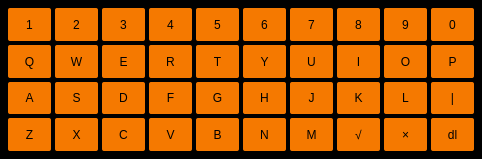
<?xml version="1.0" encoding="UTF-8"?>
<ui version="4.0">
 <class>TkeyBoard</class>
 <widget class="QWidget" name="TkeyBoard">
  <property name="geometry">
   <rect>
    <x>0</x>
    <y>0</y>
    <width>482</width>
    <height>159</height>
   </rect>
  </property>
  <property name="windowTitle">
   <string>Form</string>
  </property>
  <property name="styleSheet">
   <string notr="true">QWidget
{
 background-color:black;
}
QToolButton
{
color:black;
background-color: rgb(245, 121, 0);
border-radius:2px


}

QToolButton:hover
{

    color:green;
    background-color: rgb(245, 121, 0);
    border: 3px solid rgb(11 , 137 , 234);
font-size:20px;
}

QToolButton:pressed
{
    color:red;
    background-color: rgb(245, 121, 0);
    border: 1px solid rgb(12 , 138 , 235);
    padding-left:5px;
    padding-top:5px;
}</string>
  </property>
  <layout class="QHBoxLayout" name="horizontalLayout_5">
   <property name="spacing">
    <number>4</number>
   </property>
   <property name="leftMargin">
    <number>4</number>
   </property>
   <property name="topMargin">
    <number>4</number>
   </property>
   <property name="rightMargin">
    <number>4</number>
   </property>
   <property name="bottomMargin">
    <number>4</number>
   </property>
   <item>
    <widget class="QWidget" name="widget" native="true">
     <layout class="QVBoxLayout" name="verticalLayout" stretch="1,1,1,1">
      <property name="spacing">
       <number>4</number>
      </property>
      <property name="leftMargin">
       <number>4</number>
      </property>
      <property name="topMargin">
       <number>4</number>
      </property>
      <property name="rightMargin">
       <number>4</number>
      </property>
      <property name="bottomMargin">
       <number>4</number>
      </property>
      <item>
       <layout class="QHBoxLayout" name="horizontalLayout" stretch="1,1,1,1,1,1,1,1,1,1">
        <property name="spacing">
         <number>4</number>
        </property>
        <item>
         <widget class="QToolButton" name="btn1">
          <property name="sizePolicy">
           <sizepolicy hsizetype="Preferred" vsizetype="Preferred">
            <horstretch>0</horstretch>
            <verstretch>0</verstretch>
           </sizepolicy>
          </property>
          <property name="text">
           <string>1</string>
          </property>
         </widget>
        </item>
        <item>
         <widget class="QToolButton" name="btn2">
          <property name="sizePolicy">
           <sizepolicy hsizetype="Preferred" vsizetype="Preferred">
            <horstretch>0</horstretch>
            <verstretch>0</verstretch>
           </sizepolicy>
          </property>
          <property name="text">
           <string>2</string>
          </property>
         </widget>
        </item>
        <item>
         <widget class="QToolButton" name="btn3">
          <property name="sizePolicy">
           <sizepolicy hsizetype="Preferred" vsizetype="Preferred">
            <horstretch>0</horstretch>
            <verstretch>0</verstretch>
           </sizepolicy>
          </property>
          <property name="text">
           <string>3</string>
          </property>
         </widget>
        </item>
        <item>
         <widget class="QToolButton" name="btn4">
          <property name="sizePolicy">
           <sizepolicy hsizetype="Preferred" vsizetype="Preferred">
            <horstretch>0</horstretch>
            <verstretch>0</verstretch>
           </sizepolicy>
          </property>
          <property name="text">
           <string>4</string>
          </property>
         </widget>
        </item>
        <item>
         <widget class="QToolButton" name="btn5">
          <property name="sizePolicy">
           <sizepolicy hsizetype="Preferred" vsizetype="Preferred">
            <horstretch>0</horstretch>
            <verstretch>0</verstretch>
           </sizepolicy>
          </property>
          <property name="text">
           <string>5</string>
          </property>
         </widget>
        </item>
        <item>
         <widget class="QToolButton" name="btn6">
          <property name="sizePolicy">
           <sizepolicy hsizetype="Preferred" vsizetype="Preferred">
            <horstretch>0</horstretch>
            <verstretch>0</verstretch>
           </sizepolicy>
          </property>
          <property name="text">
           <string>6</string>
          </property>
         </widget>
        </item>
        <item>
         <widget class="QToolButton" name="btn7">
          <property name="sizePolicy">
           <sizepolicy hsizetype="Preferred" vsizetype="Preferred">
            <horstretch>0</horstretch>
            <verstretch>0</verstretch>
           </sizepolicy>
          </property>
          <property name="text">
           <string>7</string>
          </property>
         </widget>
        </item>
        <item>
         <widget class="QToolButton" name="btn8">
          <property name="sizePolicy">
           <sizepolicy hsizetype="Preferred" vsizetype="Preferred">
            <horstretch>0</horstretch>
            <verstretch>0</verstretch>
           </sizepolicy>
          </property>
          <property name="text">
           <string>8</string>
          </property>
         </widget>
        </item>
        <item>
         <widget class="QToolButton" name="btn9">
          <property name="sizePolicy">
           <sizepolicy hsizetype="Preferred" vsizetype="Preferred">
            <horstretch>0</horstretch>
            <verstretch>0</verstretch>
           </sizepolicy>
          </property>
          <property name="text">
           <string>9</string>
          </property>
         </widget>
        </item>
        <item>
         <widget class="QToolButton" name="btn0">
          <property name="sizePolicy">
           <sizepolicy hsizetype="Preferred" vsizetype="Preferred">
            <horstretch>0</horstretch>
            <verstretch>0</verstretch>
           </sizepolicy>
          </property>
          <property name="text">
           <string>0</string>
          </property>
         </widget>
        </item>
       </layout>
      </item>
      <item>
       <layout class="QHBoxLayout" name="horizontalLayout_2" stretch="1,1,1,1,1,1,1,1,1,1">
        <property name="spacing">
         <number>4</number>
        </property>
        <item>
         <widget class="QToolButton" name="btnq">
          <property name="sizePolicy">
           <sizepolicy hsizetype="Preferred" vsizetype="Preferred">
            <horstretch>0</horstretch>
            <verstretch>0</verstretch>
           </sizepolicy>
          </property>
          <property name="text">
           <string>Q</string>
          </property>
         </widget>
        </item>
        <item>
         <widget class="QToolButton" name="btnw">
          <property name="sizePolicy">
           <sizepolicy hsizetype="Preferred" vsizetype="Preferred">
            <horstretch>0</horstretch>
            <verstretch>0</verstretch>
           </sizepolicy>
          </property>
          <property name="text">
           <string>W</string>
          </property>
         </widget>
        </item>
        <item>
         <widget class="QToolButton" name="btne">
          <property name="sizePolicy">
           <sizepolicy hsizetype="Preferred" vsizetype="Preferred">
            <horstretch>0</horstretch>
            <verstretch>0</verstretch>
           </sizepolicy>
          </property>
          <property name="text">
           <string>E</string>
          </property>
         </widget>
        </item>
        <item>
         <widget class="QToolButton" name="btnr">
          <property name="sizePolicy">
           <sizepolicy hsizetype="Preferred" vsizetype="Preferred">
            <horstretch>0</horstretch>
            <verstretch>0</verstretch>
           </sizepolicy>
          </property>
          <property name="text">
           <string>R</string>
          </property>
         </widget>
        </item>
        <item>
         <widget class="QToolButton" name="btnt">
          <property name="sizePolicy">
           <sizepolicy hsizetype="Preferred" vsizetype="Preferred">
            <horstretch>0</horstretch>
            <verstretch>0</verstretch>
           </sizepolicy>
          </property>
          <property name="text">
           <string>T</string>
          </property>
         </widget>
        </item>
        <item>
         <widget class="QToolButton" name="btny">
          <property name="sizePolicy">
           <sizepolicy hsizetype="Preferred" vsizetype="Preferred">
            <horstretch>0</horstretch>
            <verstretch>0</verstretch>
           </sizepolicy>
          </property>
          <property name="text">
           <string>Y</string>
          </property>
         </widget>
        </item>
        <item>
         <widget class="QToolButton" name="btnu">
          <property name="sizePolicy">
           <sizepolicy hsizetype="Preferred" vsizetype="Preferred">
            <horstretch>0</horstretch>
            <verstretch>0</verstretch>
           </sizepolicy>
          </property>
          <property name="text">
           <string>U</string>
          </property>
         </widget>
        </item>
        <item>
         <widget class="QToolButton" name="btni">
          <property name="sizePolicy">
           <sizepolicy hsizetype="Preferred" vsizetype="Preferred">
            <horstretch>0</horstretch>
            <verstretch>0</verstretch>
           </sizepolicy>
          </property>
          <property name="text">
           <string>I</string>
          </property>
         </widget>
        </item>
        <item>
         <widget class="QToolButton" name="btno">
          <property name="sizePolicy">
           <sizepolicy hsizetype="Preferred" vsizetype="Preferred">
            <horstretch>0</horstretch>
            <verstretch>0</verstretch>
           </sizepolicy>
          </property>
          <property name="text">
           <string>O</string>
          </property>
         </widget>
        </item>
        <item>
         <widget class="QToolButton" name="btnp">
          <property name="sizePolicy">
           <sizepolicy hsizetype="Preferred" vsizetype="Preferred">
            <horstretch>0</horstretch>
            <verstretch>0</verstretch>
           </sizepolicy>
          </property>
          <property name="text">
           <string>P</string>
          </property>
         </widget>
        </item>
       </layout>
      </item>
      <item>
       <layout class="QHBoxLayout" name="horizontalLayout_3" stretch="1,1,1,1,1,1,1,1,1,1">
        <property name="spacing">
         <number>4</number>
        </property>
        <item>
         <widget class="QToolButton" name="btna">
          <property name="sizePolicy">
           <sizepolicy hsizetype="Preferred" vsizetype="Preferred">
            <horstretch>0</horstretch>
            <verstretch>0</verstretch>
           </sizepolicy>
          </property>
          <property name="text">
           <string>A</string>
          </property>
         </widget>
        </item>
        <item>
         <widget class="QToolButton" name="btns">
          <property name="sizePolicy">
           <sizepolicy hsizetype="Preferred" vsizetype="Preferred">
            <horstretch>0</horstretch>
            <verstretch>0</verstretch>
           </sizepolicy>
          </property>
          <property name="text">
           <string>S</string>
          </property>
         </widget>
        </item>
        <item>
         <widget class="QToolButton" name="btnd">
          <property name="sizePolicy">
           <sizepolicy hsizetype="Preferred" vsizetype="Preferred">
            <horstretch>0</horstretch>
            <verstretch>0</verstretch>
           </sizepolicy>
          </property>
          <property name="text">
           <string>D</string>
          </property>
         </widget>
        </item>
        <item>
         <widget class="QToolButton" name="btnf">
          <property name="sizePolicy">
           <sizepolicy hsizetype="Preferred" vsizetype="Preferred">
            <horstretch>0</horstretch>
            <verstretch>0</verstretch>
           </sizepolicy>
          </property>
          <property name="text">
           <string>F</string>
          </property>
         </widget>
        </item>
        <item>
         <widget class="QToolButton" name="btng">
          <property name="sizePolicy">
           <sizepolicy hsizetype="Preferred" vsizetype="Preferred">
            <horstretch>0</horstretch>
            <verstretch>0</verstretch>
           </sizepolicy>
          </property>
          <property name="text">
           <string>G</string>
          </property>
         </widget>
        </item>
        <item>
         <widget class="QToolButton" name="btnh">
          <property name="sizePolicy">
           <sizepolicy hsizetype="Preferred" vsizetype="Preferred">
            <horstretch>0</horstretch>
            <verstretch>0</verstretch>
           </sizepolicy>
          </property>
          <property name="text">
           <string>H</string>
          </property>
         </widget>
        </item>
        <item>
         <widget class="QToolButton" name="btnj">
          <property name="sizePolicy">
           <sizepolicy hsizetype="Preferred" vsizetype="Preferred">
            <horstretch>0</horstretch>
            <verstretch>0</verstretch>
           </sizepolicy>
          </property>
          <property name="text">
           <string>J</string>
          </property>
         </widget>
        </item>
        <item>
         <widget class="QToolButton" name="btnk">
          <property name="sizePolicy">
           <sizepolicy hsizetype="Preferred" vsizetype="Preferred">
            <horstretch>0</horstretch>
            <verstretch>0</verstretch>
           </sizepolicy>
          </property>
          <property name="text">
           <string>K</string>
          </property>
         </widget>
        </item>
        <item>
         <widget class="QToolButton" name="btnl">
          <property name="sizePolicy">
           <sizepolicy hsizetype="Preferred" vsizetype="Preferred">
            <horstretch>0</horstretch>
            <verstretch>0</verstretch>
           </sizepolicy>
          </property>
          <property name="text">
           <string>L</string>
          </property>
         </widget>
        </item>
        <item>
         <widget class="QToolButton" name="btnSwitch">
          <property name="sizePolicy">
           <sizepolicy hsizetype="Preferred" vsizetype="Preferred">
            <horstretch>0</horstretch>
            <verstretch>0</verstretch>
           </sizepolicy>
          </property>
          <property name="text">
           <string>|</string>
          </property>
         </widget>
        </item>
       </layout>
      </item>
      <item>
       <layout class="QHBoxLayout" name="horizontalLayout_4" stretch="1,1,1,1,1,1,1,1,1,1">
        <property name="spacing">
         <number>4</number>
        </property>
        <item>
         <widget class="QToolButton" name="btnz">
          <property name="sizePolicy">
           <sizepolicy hsizetype="Preferred" vsizetype="Preferred">
            <horstretch>0</horstretch>
            <verstretch>0</verstretch>
           </sizepolicy>
          </property>
          <property name="text">
           <string>Z</string>
          </property>
         </widget>
        </item>
        <item>
         <widget class="QToolButton" name="btnx">
          <property name="sizePolicy">
           <sizepolicy hsizetype="Preferred" vsizetype="Preferred">
            <horstretch>0</horstretch>
            <verstretch>0</verstretch>
           </sizepolicy>
          </property>
          <property name="text">
           <string>X</string>
          </property>
         </widget>
        </item>
        <item>
         <widget class="QToolButton" name="btnc">
          <property name="sizePolicy">
           <sizepolicy hsizetype="Preferred" vsizetype="Preferred">
            <horstretch>0</horstretch>
            <verstretch>0</verstretch>
           </sizepolicy>
          </property>
          <property name="text">
           <string>C</string>
          </property>
         </widget>
        </item>
        <item>
         <widget class="QToolButton" name="btnv">
          <property name="sizePolicy">
           <sizepolicy hsizetype="Preferred" vsizetype="Preferred">
            <horstretch>0</horstretch>
            <verstretch>0</verstretch>
           </sizepolicy>
          </property>
          <property name="text">
           <string>V</string>
          </property>
         </widget>
        </item>
        <item>
         <widget class="QToolButton" name="btnb">
          <property name="sizePolicy">
           <sizepolicy hsizetype="Preferred" vsizetype="Preferred">
            <horstretch>0</horstretch>
            <verstretch>0</verstretch>
           </sizepolicy>
          </property>
          <property name="text">
           <string>B</string>
          </property>
         </widget>
        </item>
        <item>
         <widget class="QToolButton" name="btnn">
          <property name="sizePolicy">
           <sizepolicy hsizetype="Preferred" vsizetype="Preferred">
            <horstretch>0</horstretch>
            <verstretch>0</verstretch>
           </sizepolicy>
          </property>
          <property name="text">
           <string>N</string>
          </property>
         </widget>
        </item>
        <item>
         <widget class="QToolButton" name="btnm">
          <property name="sizePolicy">
           <sizepolicy hsizetype="Preferred" vsizetype="Preferred">
            <horstretch>0</horstretch>
            <verstretch>0</verstretch>
           </sizepolicy>
          </property>
          <property name="text">
           <string>M</string>
          </property>
         </widget>
        </item>
        <item>
         <widget class="QToolButton" name="btnok">
          <property name="sizePolicy">
           <sizepolicy hsizetype="Preferred" vsizetype="Preferred">
            <horstretch>0</horstretch>
            <verstretch>0</verstretch>
           </sizepolicy>
          </property>
          <property name="text">
           <string>√</string>
          </property>
         </widget>
        </item>
        <item>
         <widget class="QToolButton" name="btnclearall">
          <property name="sizePolicy">
           <sizepolicy hsizetype="Preferred" vsizetype="Preferred">
            <horstretch>0</horstretch>
            <verstretch>0</verstretch>
           </sizepolicy>
          </property>
          <property name="text">
           <string>×</string>
          </property>
         </widget>
        </item>
        <item>
         <widget class="QToolButton" name="btndelete">
          <property name="sizePolicy">
           <sizepolicy hsizetype="Preferred" vsizetype="Preferred">
            <horstretch>0</horstretch>
            <verstretch>0</verstretch>
           </sizepolicy>
          </property>
          <property name="text">
           <string>dl</string>
          </property>
         </widget>
        </item>
       </layout>
      </item>
     </layout>
    </widget>
   </item>
  </layout>
 </widget>
 <resources/>
 <connections/>
</ui>
